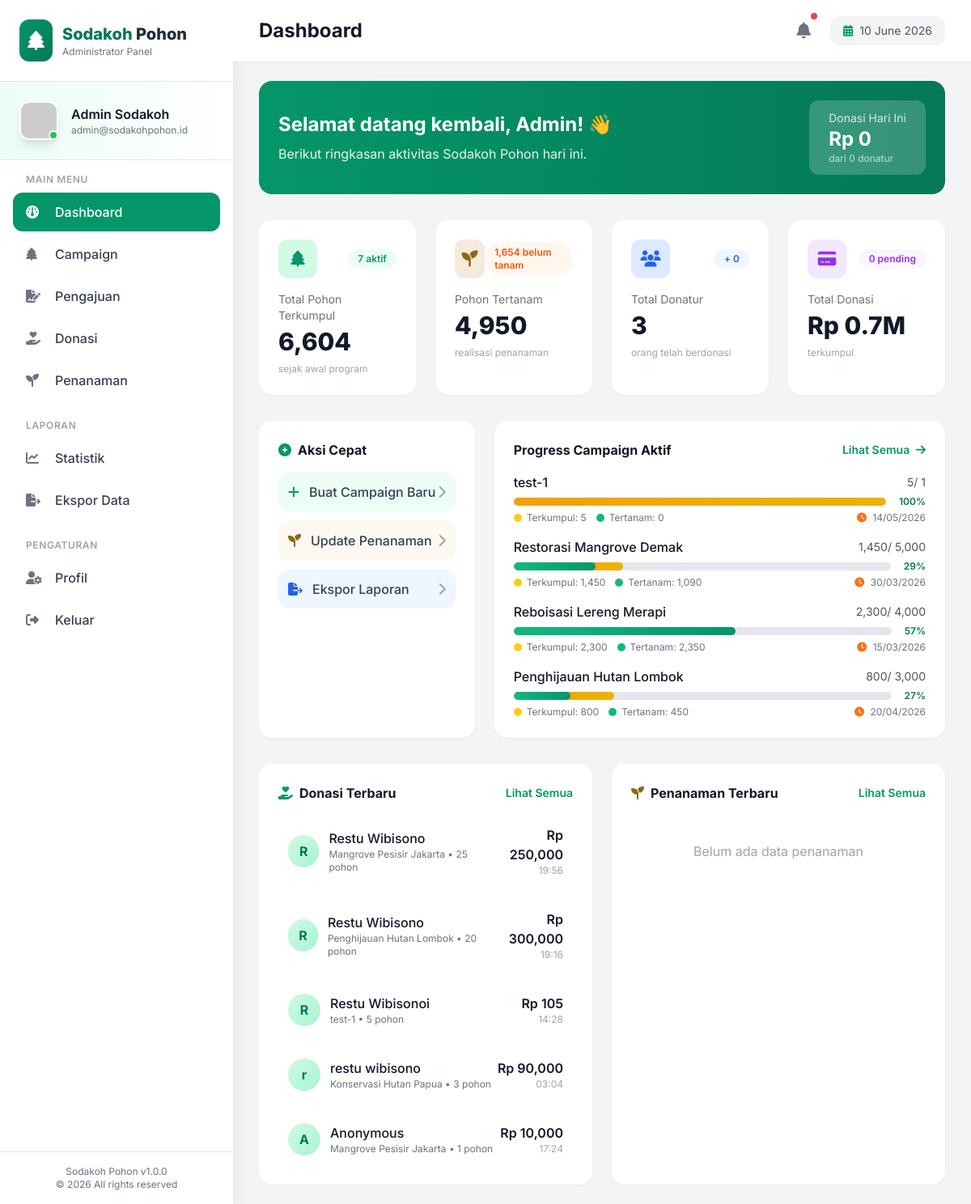
/admin/index.php (signed in), run on the app's committed database.
### tables this page shows
CREATE TABLE `donations` (
  `id` int(11) NOT NULL,
  `donation_number` varchar(50) NOT NULL,
  `donor_name` varchar(255) NOT NULL,
  `donor_email` varchar(255) DEFAULT NULL,
  `donor_phone` varchar(20) DEFAULT NULL,
  `anonymous` tinyint(1) DEFAULT 0,
  `campaign_id` int(11) NOT NULL,
  `trees_count` int(11) NOT NULL,
  `amount` decimal(12,2) NOT NULL,
  `status` enum('pending','paid','failed','cancelled') DEFAULT 'pending',
  `payment_method` varchar(50) DEFAULT NULL,
  `payment_proof` varchar(255) DEFAULT NULL,
  `message` text DEFAULT NULL,
  `certificate_number` varchar(100) DEFAULT NULL,
  `created_at` datetime DEFAULT NULL,
  `updated_at` datetime DEFAULT NULL
);

CREATE TABLE `campaigns` (
  `id` int(11) NOT NULL,
  `user_id` int(11) DEFAULT NULL,
  `created_by_user` tinyint(1) DEFAULT 0,
  `rejection_reason` text DEFAULT NULL,
  `title` varchar(255) NOT NULL,
  `description` text DEFAULT NULL,
  `long_description` text DEFAULT NULL,
  `location` varchar(255) NOT NULL,
  `tree_type` varchar(100) NOT NULL,
  `price_per_tree` decimal(12,2) NOT NULL,
  `target_trees` int(11) NOT NULL,
  `current_trees` int(11) DEFAULT 0,
  `planted_trees` int(11) DEFAULT 0,
  `image` varchar(255) DEFAULT NULL,
  `map_url` text DEFAULT NULL,
  `category` varchar(100) DEFAULT 'Umum',
  `status` enum('active','pending','completed','cancelled','pending_approval') DEFAULT 'pending_approval',
  `partner` varchar(255) DEFAULT NULL,
  `created_at` datetime DEFAULT NULL,
  `deadline` date DEFAULT NULL,
  `updated_at` datetime DEFAULT NULL
);

### admin/index.php (the view, shortened to what the rows shown need)
<?php
require_once '../config/koneksi.php';
require_once '../models/Campaign.php';
require_once '../models/Donation.php';
$campaignModel = new Campaign();
$donationModel = new Donation();
$donation_stats = $donationModel->getStats();
$active_campaigns = $campaignModel->getActiveCampaigns(4);
$campaigns = [];
foreach ($active_campaigns as $c) {
    $campaigns[] = [
        'name' => $c['title'],
        'collected' => $c['current_trees'],
        'target' => $c['target_trees'],
        'planted' => $c['planted_trees'],
        'deadline' => $c['deadline']
    ];
}
$raw_donations = $donationModel->getAll(null, null, 5);
$recent_donations = [];
foreach ($raw_donations as $d) {
    $recent_donations[] = [
        'donor' => $d['anonymous'] ? 'Anonymous' : $d['donor_name'],
        'campaign' => $d['campaign_title'] ?? '-',
        'trees' => $d['trees_count'],
        'amount' => $d['amount'],
        'date' => $d['created_at']
    ];
}
?>
<!DOCTYPE html>
<html lang="id">
<head>
    <script src="https://cdn.tailwindcss.com"></script>
    <link rel="stylesheet" href="https://cdnjs.cloudflare.com/ajax/libs/font-awesome/6.4.0/css/all.min.css">
</head>
<body>
    <div class="flex h-screen bg-gray-100">
        <main class="flex-1 ml-72 overflow-y-auto">
            <header class="bg-white shadow-sm sticky top-0 z-30">
                <div class="flex justify-between items-center px-8 py-4">
                    <h1 class="text-2xl font-bold text-gray-900">Dashboard</h1>
                </div>
            </header>
            <div class="px-8 py-6">
                <div class="bg-gradient-to-r from-primary-600 to-primary-700 rounded-2xl p-6 mb-8 text-white">
                    <div class="flex items-center justify-between">
                        <div>
                            <h2 class="text-2xl font-bold mb-2">Selamat datang kembali, Admin! 👋</h2>
                        </div>
                    </div>
                </div>
                <div class="grid grid-cols-1 md:grid-cols-2 lg:grid-cols-4 gap-6 mb-8">
                    <div class="stat-card bg-white rounded-2xl p-6 shadow-sm hover:shadow-md">
                        <div class="flex items-center justify-between mb-4">
                            <div class="w-12 h-12 bg-blue-100 rounded-xl flex items-center justify-center">
                                <i class="fas fa-users text-blue-600 text-xl"></i>
                            </div>
                            <span class="text-xs font-semibold text-blue-600 bg-blue-50 px-3 py-1 rounded-full">
                                +
                                <?php echo $donation_stats['today_donations'] ?? 0; ?>
                            </span>
                        </div>
                    </div>
                </div>
                <div class="grid grid-cols-1 lg:grid-cols-3 gap-6 mb-8">
                    <div class="lg:col-span-2 bg-white rounded-2xl p-6 shadow-sm">
                        <div class="space-y-4">
                            <?php foreach ($campaigns as $campaign):
    $donated_pct = $campaign['target'] > 0 ? min(($campaign['collected'] / $campaign['target']) * 100, 100) : 0;
    $planted_pct = $campaign['target'] > 0 ? min(($campaign['planted'] / $campaign['target']) * 100, 100) : 0;
?>
                            <div>
                                <div class="flex justify-between items-center mb-1">
                                    <span class="font-medium text-gray-900">
                                        <?php echo $campaign['name']; ?>
                                    </span>
                                    <span class="text-sm text-gray-600">
                                        <?php echo number_format($campaign['collected']); ?>/
                                        <?php echo number_format($campaign['target']); ?>
                                    </span>
                                </div>
                                <div class="flex items-center gap-4">
                                    <div class="flex-1">
                                        <div class="progress-bar">
                                            <div class="progress-fill-donated"
                                                style="width: <?php echo $donated_pct; ?>%"></div>
                                            <div class="progress-fill-planted"
                                                style="width: <?php echo $planted_pct; ?>%"></div>
                                        </div>
                                    </div>
                                    <span class="text-xs font-semibold text-primary-700">
                                        <?php echo round($donated_pct); ?>%
                                    </span>
                                </div>
                                <div class="flex justify-between mt-1">
                                    <div class="flex items-center gap-3">
                                        <span class="text-xs text-gray-500 flex items-center">
                                            <span
                                                class="inline-block w-2.5 h-2.5 rounded-full bg-yellow-400 mr-1.5"></span>
                                            Terkumpul:
                                            <?php echo number_format($campaign['collected']); ?>
                                        </span>
                                        <span class="text-xs text-gray-500 flex items-center">
                                            <span
                                                class="inline-block w-2.5 h-2.5 rounded-full bg-emerald-500 mr-1.5"></span>
                                            Tertanam:
                                            <?php echo number_format($campaign['planted']); ?>
                                        </span>
                                    </div>
                                    <span class="text-xs text-gray-500">
                                        <i class="fas fa-clock mr-1 text-orange-500"></i>
                                        <?php echo date('d/m/Y', strtotime($campaign['deadline'])); ?>
                                    </span>
                                </div>
                            </div>
                            <?php
endforeach; ?>
                        </div>
                    </div>
                </div>
                <div class="grid grid-cols-1 lg:grid-cols-2 gap-6">
                    <div class="bg-white rounded-2xl shadow-sm p-6">
                        <div class="space-y-4">
                            <?php foreach ($recent_donations as $donation): ?>
                            <div class="flex items-center justify-between p-3 hover:bg-gray-50 rounded-xl transition">
                                <div class="flex items-center">
                                    <div
                                        class="w-10 h-10 bg-gradient-to-br from-primary-100 to-primary-200 rounded-full flex items-center justify-center mr-3">
                                        <span class="font-bold text-primary-700">
                                            <?php echo substr($donation['donor'], 0, 1); ?>
                                        </span>
                                    </div>
                                    <div>
                                        <p class="font-medium text-gray-900">
                                            <?php echo $donation['donor']; ?>
                                        </p>
                                        <p class="text-xs text-gray-500">
                                            <?php echo $donation['campaign']; ?> •
                                            <?php echo $donation['trees']; ?> pohon
                                        </p>
                                    </div>
                                </div>
                                <div class="text-right">
                                    <p class="font-semibold text-gray-900">Rp
                                        <?php echo number_format($donation['amount']); ?>
                                    </p>
                                    <p class="text-xs text-gray-400">
                                        <?php echo date('H:i', strtotime($donation['date'])); ?>
                                    </p>
                                </div>
                            </div>
                            <?php
endforeach; ?>
                        </div>
                    </div>
                </div>
            </div>
        </main>
    </div>
</body>
</html>

### data on the page
donations: anonymous "0", donor_name "r", donor_name "restu wibisono", campaign.title "Konservasi Hutan Papua", trees_count "3", amount "90,000", created_at "03:04"
campaigns: title "test-1", current_trees "5", target "1", current_trees "100", planted "0", deadline "14/05/2026"
campaigns: title "Restorasi Mangrove Demak", current_trees "1,450", target_trees "5,000", donated_pct "29", planted_trees "1,090", deadline "30/03/2026"
campaigns: title "Reboisasi Lereng Merapi", current_trees "2,300", target_trees "4,000", donated_pct "57", planted_trees "2,350", deadline "15/03/2026"
campaigns: title "Penghijauan Hutan Lombok", current_trees "800", target_trees "3,000", donated_pct "27", planted_trees "450", deadline "20/04/2026"
donations: donor_name "R", donor_name "Restu Wibisono", campaign.title "Mangrove Pesisir Jakarta", trees_count "25", amount "250,000", created_at "19:56"
donations: donor_name "R", donor_name "Restu Wibisono", campaign.title "Penghijauan Hutan Lombok", trees_count "20", amount "300,000", created_at "19:16"
donations: donor_name "R", donor_name "Restu Wibisonoi", campaign.title "test-1", trees_count "5", amount "105", created_at "14:28"
donations: donor_name "A", donor_name "Anonymous", campaign.title "Mangrove Pesisir Jakarta", trees_count "1", amount "10,000", created_at "17:24"

### other printed values
$today_donations "0"
$today_donors "0"
$active_campaigns_count "7"
$total_trees_collected "6,604"
$pending_planting "1,654"
$total_trees_planted "4,950"
$total_donors "3"
$pending_donations "0"
$total_donations_amount / 1000000 "0.7"
